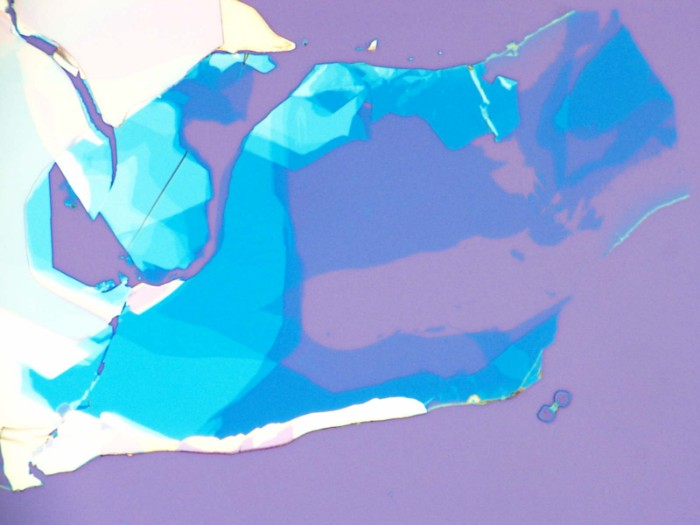
#> input picture other_datav2_prepared/img_dir/test/00001.png, 700 x 525 px, found by its file name; its folder holds only this picture in this run
$ python visualize_mos2v2.py
#> lines starting #> are read from the running program, lines starting #| are printed output that depends on the picture; after the words box and inside, x2 and y2 are one past the last pixel; in counts of white or black regions, pixels touching at a corner belong together
"""
Build consolidated visualizations for the other_datav2 control-transfer experiments.
Outputs:
  - output/transfer_vis/MOS2V2_training_curves.png
  - output/transfer_vis/MOS2V2_confusion_matrices.png
  - output/transfer_vis/MOS2V2_inference_grid.png
"""
import re
from pathlib import Path

import matplotlib
matplotlib.use("Agg")
import matplotlib.pyplot as plt
from PIL import Image, ImageOps, ImageDraw


ROOT = Path("/root/autodl-tmp/PhysicalNet")
OUT_DIR = ROOT / "output" / "transfer_vis"
OUT_DIR.mkdir(parents=True, exist_ok=True)

EXPERIMENTS = [
    ("mos2v2_scratch", "Scratch", "#1E88E5"),
    ("mos2v2_ft_full", "FT+full", "#6D4C41"),
    ("mos2v2_ft_resethead", "FT+reset_head", "#D81B60"),
    ("mos2v2_ft_keephead", "FT+keep_head", "#FB8C00"),
]

TEST_ROOT = ROOT / "other_datav2_prepared"
SAMPLE_IDS = ["00001", "00021", "00014"]
MASK_COLORS = {
    0: (210, 210, 210),  # BG
    1: (253, 174, 97),   # 1L
    2: (116, 173, 209),  # FL
    3: (69, 117, 180),   # ML
}


def parse_log(log_path: Path):
    epochs = []
    val_mious = []
    cur_epoch = None
    with log_path.open() as f:
        for line in f:
            m = re.search(r"Epoch \[(\d+)/\d+\]", line)
            if m:
                cur_epoch = int(m.group(1))
            m = re.search(r"Val mIoU:\s*([\d.]+)", line)
            if m and cur_epoch is not None:
                epochs.append(cur_epoch)
                val_mious.append(float(m.group(1)))
    return epochs, val_mious


def plot_training_curves():
    fig, ax = plt.subplots(figsize=(8.5, 5))

    for exp_name, label, color in EXPERIMENTS:
        log_path = ROOT / "output" / f"finetune_{exp_name}" / "finetune.log"
        if not log_path.exists():
            continue
        epochs, val_mious = parse_log(log_path)
        if epochs:
            ax.plot(epochs, val_mious, label=label, color=color, linewidth=2)
#> in build_inference_grid, original is the input picture: PIL image 700x525 RGB; mean R, G, B 134.9, 174.5, 221.4

    ax.set_title("MoS2v2 Transfer: Validation Curves", fontweight="bold")
    ax.set_xlabel("Epoch")
    ax.set_ylabel("Val mIoU")
    ax.set_ylim(0, 1.0)
    ax.grid(alpha=0.3)
    ax.legend()

    out_path = OUT_DIR / "MOS2V2_training_curves.png"
    fig.tight_layout()
    fig.savefig(out_path, dpi=160, bbox_inches="tight")
    plt.close(fig)
    return out_path


def add_title_band(image: Image.Image, title: str, band_height: int = 34):
    titled = Image.new("RGB", (image.width, image.height + band_height), "white")
    titled.paste(image, (0, band_height))
    draw = ImageDraw.Draw(titled)
    draw.text((10, 8), title, fill="black")
    return titled


def add_frame(image: Image.Image, border: int = 2, color=(235, 235, 235)):
#> called with border = 2, color = (235, 235, 235)
    return ImageOps.expand(image, border=border, fill=color)
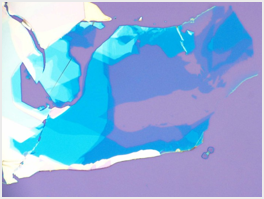
#> returned value: PIL image 264x199 RGB; mean R, G, B 138.4, 176.6, 221.9


def colorize_mask(mask_path: Path) -> Image.Image:
    mask = Image.open(mask_path)
    if mask.mode != "L":
        mask = mask.convert("L")
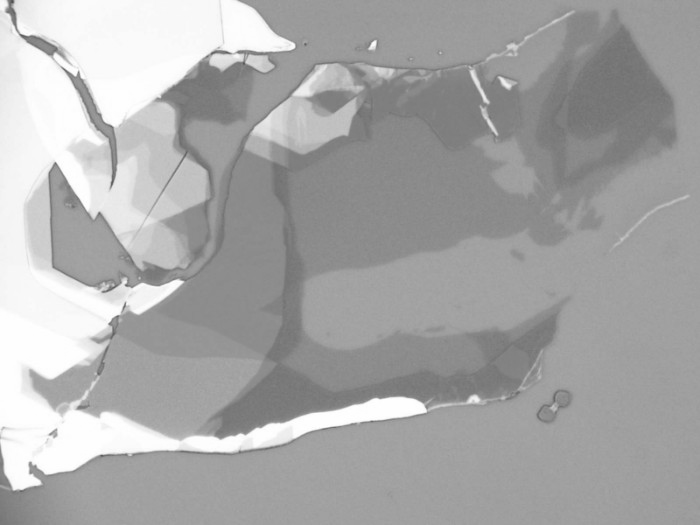
#> mask: PIL image 700x525 L; min 79, max 255, mean 168
    colored = Image.new("RGB", mask.size)
#> colored: PIL image 700x525 RGB; every value is 0
    pixels = mask.load()
    out_pixels = colored.load()
    for y in range(mask.height):
        for x in range(mask.width):
            out_pixels[x, y] = MASK_COLORS.get(pixels[x, y], (0, 0, 0))
    return colored


def build_confusion_grid():
    images = []
    for exp_name, label, _ in EXPERIMENTS:
        test_img = ROOT / "output" / f"finetune_{exp_name}" / "test_confusion_matrix.png"
        final_img = ROOT / "output" / f"finetune_{exp_name}" / "confusion_matrix_final.png"
        img_path = test_img if test_img.exists() else final_img
        if not img_path.exists():
            continue
        img = Image.open(img_path).convert("RGB")
        img = ImageOps.contain(img, (420, 420))
        images.append(add_title_band(img, label))

    if not images:
        return None

    gap = 16
    width = sum(img.width for img in images) + gap * (len(images) - 1)
    height = max(img.height for img in images)
    canvas = Image.new("RGB", (width, height), "white")

    x = 0
    for img in images:
        canvas.paste(img, (x, 0))
        x += img.width + gap

    out_path = OUT_DIR / "MOS2V2_confusion_matrices.png"
    canvas.save(out_path)
    return out_path


def build_inference_grid():
    columns = [
        ("Original", None),
        ("GT", None),
        ("Scratch", "mos2v2_scratch"),
        ("FT+full", "mos2v2_ft_full"),
        ("FT+reset_head", "mos2v2_ft_resethead"),
        ("FT+keep_head", "mos2v2_ft_keephead"),
    ]

    sample_rows = []
    target_size = (260, 195)
    header_height = 36
    row_gap = 18
    col_gap = 14

    for sample_id in SAMPLE_IDS:
        row_images = []
        original = Image.open(TEST_ROOT / "img_dir" / "test" / f"{sample_id}.png").convert("RGB")
        row_images.append(add_frame(ImageOps.contain(original, target_size)))

        gt = colorize_mask(TEST_ROOT / "ann_dir" / "test" / f"{sample_id}.png")
        row_images.append(add_frame(ImageOps.contain(gt, target_size)))
#> call 2 of add_frame, with border = 2, color = (235, 235, 235)
#> in add_frame (call 2), `return ImageOps.expand(image, border=border, fill=color)`:
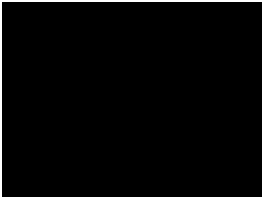
#> returned value: PIL image 264x199 RGB; values 0 (black) and 235 (white), 3.5% white; 1 white region, box (x1, y1, x2, y2) and area: (0, 0, 264, 199) 1836

        for _, exp_name in columns[2:]:
            pred = colorize_mask(ROOT / "output" / f"finetune_{exp_name}" / "test_preds" / f"{sample_id}_pred.png")
            row_images.append(add_frame(ImageOps.contain(pred, target_size)))
        sample_rows.append(row_images)

    cell_w = max(img.width for row in sample_rows for img in row)
    cell_h = max(img.height for row in sample_rows for img in row)
    width = len(columns) * cell_w + (len(columns) - 1) * col_gap
    height = header_height + len(sample_rows) * cell_h + (len(sample_rows) - 1) * row_gap
    canvas = Image.new("RGB", (width, height), "white")
    draw = ImageDraw.Draw(canvas)

    for idx, (title, _) in enumerate(columns):
        x = idx * (cell_w + col_gap)
        draw.text((x + 10, 8), title, fill="black")

    for row_idx, row in enumerate(sample_rows):
        y = header_height + row_idx * (cell_h + row_gap)
        for col_idx, img in enumerate(row):
            x = col_idx * (cell_w + col_gap)
            paste_x = x + (cell_w - img.width) // 2
            paste_y = y + (cell_h - img.height) // 2
            canvas.paste(img, (paste_x, paste_y))

    out_path = OUT_DIR / "MOS2V2_inference_grid.png"
    canvas.save(out_path)
    return out_path


def main():
    generated = [
        plot_training_curves(),
        build_confusion_grid(),
        build_inference_grid(),
    ]
    for path in generated:
        if path:
            print(f"Saved: {path}")


if __name__ == "__main__":
#> (the run stopped early here; a loop or call above may not have finished)
